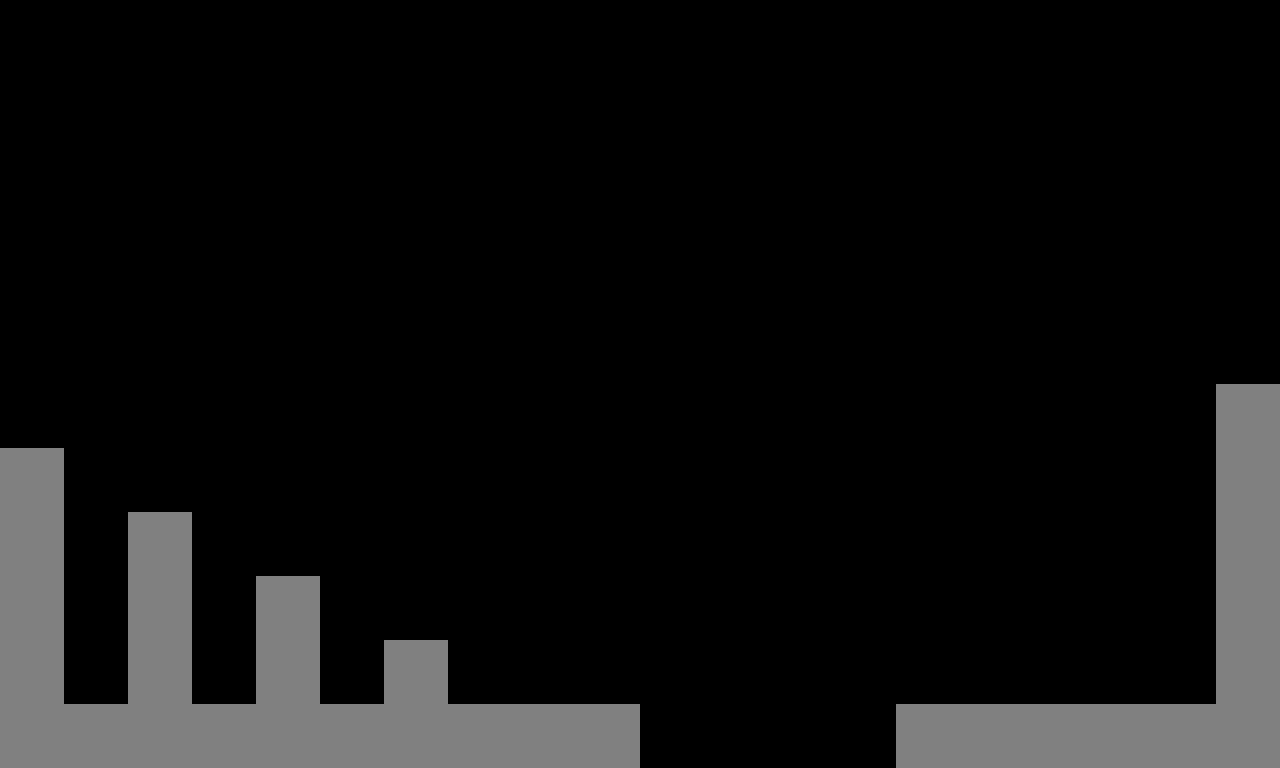

Tiled map render using the project's own tile images. Description and the whole map definition, tile-layer contents included, below:
An orthogonal 20x12 tile map with 64x64 px tiles, 1 tile layer (Tile Layer 1).

<map version="1.10" tiledversion="1.10.2" orientation="orthogonal" renderorder="left-up" width="20" height="12" tilewidth="64" tileheight="64" infinite="0" nextlayerid="2" nextobjectid="1">
 <tileset firstgid="1" source="blocks.tsx" />
 <layer id="1" name="Tile Layer 1" width="20" height="12">
  <data encoding="csv">
0,0,0,0,0,0,0,0,0,0,0,0,0,0,0,0,0,0,0,0,
0,0,0,0,0,0,0,0,0,0,0,0,0,0,0,0,0,0,0,0,
0,0,0,0,0,0,0,0,0,0,0,0,0,0,0,0,0,0,0,0,
0,0,0,0,0,0,0,0,0,0,0,0,0,0,0,0,0,0,0,0,
0,0,0,0,0,0,0,0,0,0,0,0,0,0,0,0,0,0,0,0,
0,0,0,0,0,0,0,0,0,0,0,0,0,0,0,0,0,0,0,0,
0,0,0,0,0,0,0,0,0,0,0,0,0,0,0,0,0,0,0,1,
1,0,0,0,0,0,0,0,0,0,0,0,0,0,0,0,0,0,0,1,
1,0,1,0,0,0,0,0,0,0,0,0,0,0,0,0,0,0,0,1,
1,0,1,0,1,0,0,0,0,0,0,0,0,0,0,0,0,0,0,1,
1,0,1,0,1,0,1,0,0,0,0,0,0,0,0,0,0,0,0,1,
1,1,1,1,1,1,1,1,1,1,0,0,0,0,1,1,1,1,1,1
</data>
 </layer>
</map>
